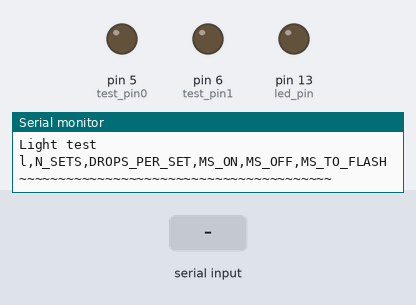
Recording of a sketch running on a simulated Arduino Uno, built for the host (arithmetic inside an expression is 32-bit, double 64-bit). Parts: output pins drawn as LEDs (lit = HIGH), the last lines printed to the serial monitor. The inputs (shaded band) are chosen by the test bench.

Above: at 1.2 s.
1.3 s: "p,45\n" received over Serial
At 1.7 s:
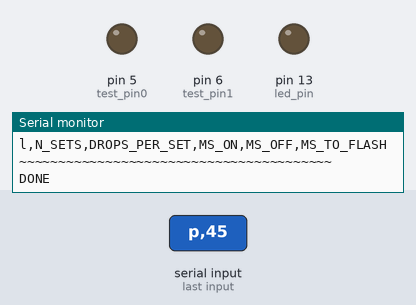
2.8 s: "p90\n" received over Serial
At 3.6 s:
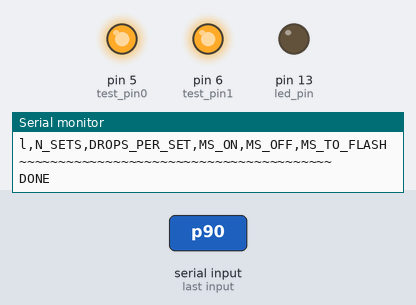
Timing chart, 0 to 5.8 s (numbered marks = the images above; inputs shaded):
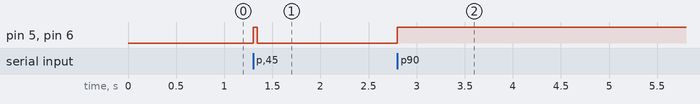

The sketch:

SingleTest.ino
```cpp
#include <vector>

#define Serial SERIAL_PORT_USBVIRTUAL

#define test_pin0 5
#define test_pin1 6
#define led_pin 13

using namespace std;

void setup() {
  pinMode(test_pin0, OUTPUT);
  digitalWrite(test_pin0, LOW);
  pinMode(test_pin1, OUTPUT);
  digitalWrite(test_pin1, LOW);
  pinMode(led_pin, OUTPUT);
  digitalWrite(led_pin, LOW
  );
  while(!Serial);
  Serial.println("Drip test\nt,N_SETS,DROPS_PER_SET,MS_ON,MS_OFF\n");
  Serial.println("Purge nozzle\np,PURGE_TIME_MS\n");
  Serial.println("Light test\nl,N_SETS,DROPS_PER_SET,MS_ON,MS_OFF,MS_TO_FLASH\n\n");
  Serial.println("~~~~~~~~~~~~~~~~~~~~~~~~~~~~~~~~~~~~~~~~\n");
}

void loop() {
  char serial_data[100];

  // Start main response loop
  while(true)
  {
    clear_data(serial_data);
    if(respondToSerial(serial_data)){
      switch (serial_data[0]){
        case 't':{
          // Drip test
          // t,N_SETS,DROPS_PER_SET,MS_ON,MS_OFF
          vector<int32_t> args;
          parse_inputs(serial_data, args);
          drip_test(args[0], args[1], args[2], args[3]);
          break;
        }
        case 'p':{
          // Purge
          // p,PURGE_TIME_MS
          vector<int32_t> args;
          parse_inputs(serial_data, args);
          nozzle_purge(args[0]);
          break;
        }
        case 'l':{
          // Drip test
          // l,N_SETS,DROPS_PER_SET,MS_ON,MS_OFF,MS_TO_FLASH
          vector<int32_t> args;
          parse_inputs(serial_data, args);
          flash_test(args[0], args[1], args[2], args[3], args[4]);
          break;
        }
        case 's':{
          custom();
          break;
        }
      }
      Serial.println("DONE");
    }
  }
}

void custom()
{
//  digitalWrite(test_pin, HIGH);
//  delay(t_on_ms);
//  digitalWrite(test_pin, LOW);
}

void nozzle_purge(uint32_t t_on_ms)
{
  digitalWrite(test_pin0, HIGH);
  digitalWrite(test_pin1, HIGH);
  delay(t_on_ms);
  digitalWrite(test_pin0, LOW);
  digitalWrite(test_pin1, LOW);
}

void drip_test(uint32_t n_sets, uint32_t drips_per_set, uint32_t t_on_ms, uint32_t t_off_ms)
{
  uint16_t t_between_sets_ms = 100;
  for(uint32_t set_num = 0; set_num < n_sets; set_num++)
  {
    for(uint32_t drip_num = 0; drip_num < drips_per_set; drip_num++)
    {
      digitalWrite(test_pin0, HIGH);
      digitalWrite(test_pin1, HIGH);
      if (drip_num == 0) delay(t_on_ms + 1);
      else delay(t_on_ms);
      digitalWrite(test_pin0, LOW);
      digitalWrite(test_pin1, LOW);
      delay(t_off_ms);
    }
    delay(t_between_sets_ms);
  }
}

void flash_test(uint32_t n_sets, uint32_t drips_per_set, uint32_t t_on_ms, uint32_t t_off_ms, uint32_t t_flash_ms)
{
  uint16_t t_between_sets_ms = 200;
  for(uint32_t set_num = 0; set_num < n_sets; set_num++)
  {
    uint32_t tStart = millis();
    for(uint32_t drip_num = 0; drip_num < drips_per_set; drip_num++)
    {
      digitalWrite(test_pin0, HIGH);
      digitalWrite(test_pin1, HIGH);
      if (drip_num == 0) delay(t_on_ms);
      else delay(t_on_ms);
      digitalWrite(test_pin0, LOW);
      digitalWrite(test_pin1, LOW);
      delay(t_off_ms);
    }
    if (millis() > (tStart + t_flash_ms))
    {
      Serial.println("ERROR flash delay too short");
    }
    while (millis() < (tStart + t_flash_ms)) {};
    digitalWrite(led_pin, HIGH);
    delay(2);
    digitalWrite(led_pin, LOW);
    delay(t_between_sets_ms);
  }
}

void parse_inputs(char serial_data[100], vector<int32_t> &args){
  char delim = ',';
  uint32_t index = 0;
  vector<char> temp_arg_char;

  // Gets past command char to first data
  while(serial_data[index] != delim){index++;}
  index++;
  while(serial_data[index] != '\0'){
    temp_arg_char.push_back(serial_data[index]);
    index++;
    if(serial_data[index] == delim){
      args.push_back(vtoi(temp_arg_char));
      temp_arg_char.clear();
      index++;
    }
  }
  args.push_back(vtoi(temp_arg_char));
}

int32_t vtoi(vector<char> vec)
{
  int32_t ret = 0;
  int mult = pow(10 , (vec.size()-1));

  for(int i = 0; i <= vec.size(); i++) {
    ret += (vec[i] - '0') * mult;
    mult /= 10;
  }
  return ret;
}

// Read serial messages if exist
bool respondToSerial(char (&serial_data) [100])
{
  uint8_t index = 0;
  if (Serial.available() > 0){
    while (Serial.available() > 0) {
      char newchar = Serial.read();
      if(newchar != '\n'){
        serial_data[index] = newchar;
        index++;
      }
      else{
        break;
      }
    }
    return true;
  }
  return false;
}

void clear_data(char (&serial_data) [100]){
  for(uint16_t i = 0; i < 100; i++){
    serial_data[i]='\0';
    }
}
```

Measured:
- after the input at 1.3 s, pin 5 (test_pin0), pin 6 (test_pin1): LOW → HIGH at once, → LOW 0.05 s later
- after the input at 2.8 s, pin 5 (test_pin0), pin 6 (test_pin1): LOW → HIGH at once
